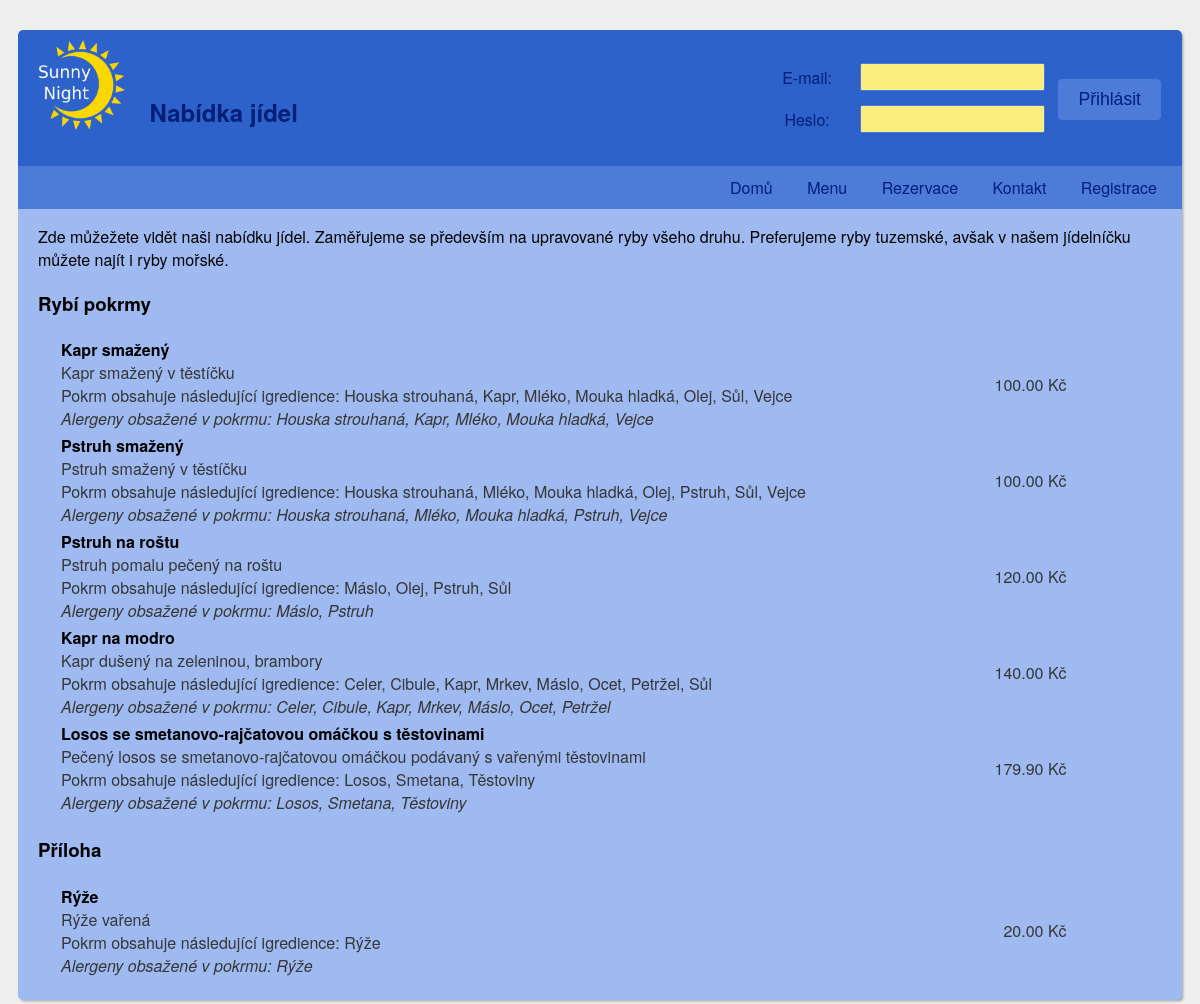
Page /menu.php on the committed database.
### tables this page shows
CREATE TABLE IF NOT EXISTS `iis_h_potravina` (
  `ID` int(11) NOT NULL AUTO_INCREMENT,
  `jmeno` varchar(128) NOT NULL,
  `druh` varchar(128) NOT NULL,
  `doba_pripravy` int(11) DEFAULT NULL,
  `popis_pripravy` varchar(4000) DEFAULT NULL,
  `cena` float NOT NULL,
  `prodano_kusu` int(11) NOT NULL,
  `talir` varchar(128) DEFAULT NULL,
  `sklenice` varchar(128) DEFAULT NULL,
  `url_obrazku` varchar(128) NOT NULL,
  `popis` varchar(256) NOT NULL,
  `poradi` int(11) NOT NULL,
  PRIMARY KEY (`ID`)
);

### WWW/includes/food_menu.php (the view, shortened to what this page needs)
<?php
	echo '<div class="food_menu">';
	$selected_jidla = mysql_query("
		SELECT  iis_h_potravina.ID, iis_h_potravina.jmeno AS jmeno_potraviny,
				iis_h_surovina.jmeno AS jmeno_suroviny, druh, CAST(cena AS DECIMAL(11,2)) as cena,
				url_obrazku, popis, poradi, alergeny
		FROM iis_h_potravina, iis_h_surovina, iis_s_potravina_surovina
		WHERE
			iis_h_surovina.ID  = iis_s_potravina_surovina.surovina AND
			iis_h_potravina.ID = iis_s_potravina_surovina.potravina
		ORDER BY poradi, cena, iis_h_potravina.jmeno
	");
	$jidla_data = array();
	while( $row = mysql_fetch_assoc( $selected_jidla ) ) {
		array_push( $jidla_data, $row );
	}
	if ( $selected_jidla && mysql_num_rows( $selected_jidla ) > 0 ) {
		$druh = "";
		$next_row = "";
		$prev_id = 0;
		foreach ( $jidla_data as $row) {
			if ( $next_row == "" || $prev_id != $row['ID']  ) {
				$suroviny  = array();
				$alergeny  = array();
				foreach ( $jidla_data as $next_row) {
					if ( $next_row['ID'] == $row['ID'] ) {
						array_push( $suroviny, $next_row['jmeno_suroviny'] );
						if ( $next_row['alergeny'] != NULL ) {
							$alergeny_v_radku = explode( ',', $next_row['jmeno_suroviny'] );
							foreach( $alergeny_v_radku as $alergen ) {
								if ( !in_array( $alergen, $alergeny ) ) {
									array_push( $alergeny, $alergen );
								}
							}
						}
					}
				}
				if ( $druh != $row['druh'] ) {
					if ( $druh != "" ) {
						echo '</tbody></table>';
					}
					$druh = $row['druh'];
					echo '<h3>'.$druh.'</h3>';
					echo '<table class="neohranicena_tabulka"><tbody>';
				}
				sort( $alergeny );
				sort( $suroviny );
				$suroviny = implode( ', ', $suroviny );
				$alergeny = implode( ', ', $alergeny );
				echo '<tr>';
				echo '<td> <span class="jmeno_potraviny">'.$row['jmeno_potraviny'].'</span>';
				echo '<span class="popis_potraviny">'.$row['popis'].'</span>';
				echo '<span class="suroviny_potraviny">Pokrm obsahuje následující igredience: '.$suroviny.'</span>';
				echo '<span class="alergeny_potraviny">Alergeny obsažené v pokrmu: '.$alergeny.'</span>';
				echo '</td>';
				echo '<td><span class="cena_potraviny">'.$row['cena'].' Kč</span></td>';
				echo '</tr>';
				$prev_id = $row['ID'];
			}
		}
		if ( $druh != "" ) {
			echo '</tbody></table>';
		}
	}
	echo '</div>';
?>

### WWW/css/style.css (style rules this page uses)
body { padding: 22px 10px; font-family: 'Helvetica Neue', Helvetica, Arial, sans-serif; background: #eee url('https://i.imgur.com/eeQeRmk.png'); }
table { margin-bottom: 10px; }
td:first-child { padding-right: 20px; }
.food_menu table { display: table; margin: 0 20px; width: 90%; }
.food_menu span { display: block; color: #363636; }
.food_menu .jmeno_potraviny { font-weight: 700; color: #000; }
.food_menu .alergeny_potraviny { font-style: italic; }
.food_menu td:last-child { text-align: right; white-space: nowrap; }
.neohranicena_tabulka td:first-child { padding-right: 20px; }

### rows in the picture
iis_h_potravina: druh "Rybí pokrmy", jmeno "Kapr smažený", popis "Kapr smažený v těstíčku", suroviny "Houska strouhaná, Kapr, Mléko, Mouka hladká, Olej, Sůl, Vejce", alergeny "Houska strouhaná, Kapr, Mléko, Mouka hladká, Vejce", cena "100.00"
iis_h_potravina: jmeno "Pstruh smažený", popis "Pstruh smažený v těstíčku", suroviny "Houska strouhaná, Mléko, Mouka hladká, Olej, Pstruh, Sůl, Vejce", alergeny "Houska strouhaná, Mléko, Mouka hladká, Pstruh, Vejce", cena "100.00"
iis_h_potravina: jmeno "Pstruh na roštu", popis "Pstruh pomalu pečený na roštu", suroviny "Máslo, Olej, Pstruh, Sůl", alergeny "Máslo, Pstruh", cena "120.00"
iis_h_potravina: jmeno "Kapr na modro", popis "Kapr dušený na zeleninou, brambory", suroviny "Celer, Cibule, Kapr, Mrkev, Máslo, Ocet, Petržel, Sůl", alergeny "Celer, Cibule, Kapr, Mrkev, Máslo, Ocet, Petržel", cena "140.00"
iis_h_potravina: jmeno "Losos se smetanovo-rajčatovou omáčkou s těstovinami", popis "Pečený losos se smetanovo-rajčatovou omáčkou podávaný s vařenými těstovinami", suroviny "Losos, Smetana, Těstoviny", alergeny "Losos, Smetana, Těstoviny", cena "179.90"
iis_h_potravina: druh "Příloha", jmeno "Rýže", popis "Rýže vařená", suroviny "Rýže", alergeny "Rýže", cena "20.00"

### other values in the picture
$h2_nadpis "Nabídka jídel"
